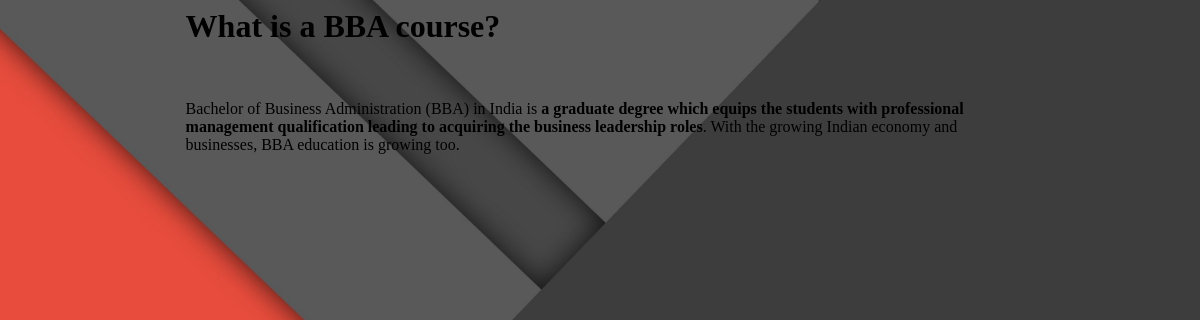
/ebookmaker/details.php?id=8, run on the app's committed database.
### tables this page shows
CREATE TABLE `ebook` (
  `id` int(11) NOT NULL,
  `Article_title` varchar(255) NOT NULL,
  `Article_content` text NOT NULL,
  `Date_published` timestamp NOT NULL DEFAULT current_timestamp()
);

### ebookmaker/details.php (the view, shortened to what this page needs)
<html lang="en">
<head>
    <link rel="stylesheet" href="css/style.css">
</head>
<body>
<?php
if(isset($_GET['id'])){
    require_once('config/db_connect.php');
    $auth_id = mysqli_real_escape_string($con,$_GET['id']);
    $sql = "SELECT * FROM ebook WHERE id= $auth_id";
    $execute = mysqli_query($con,$sql);
    $post = mysqli_fetch_assoc($execute);
}else{
    header('Location: index.php');
    exit();
}
?>
<div class="container">
<h1><?php echo $post['Article_title']; ?></h1>
<div class="content">
    <?php echo $post['Article_content']; ?>
</div>
</div>
</body>
</html>

### ebookmaker/css/style.css (style rules this page uses)
.container { max-width:70%; margin: 0 auto; }

### ebookmaker/details.php (style rules this page uses)
body { background-image: url('image/g.jpg'); background-repeat: no-repeat; background-attachment: fixed; background-size:cover; }

### data on the page
ebook: Article_title "What is a BBA course?", Article_content "Bachelor of Business Administration (BBA) in India is a graduate degree which equips the students with professional management qualification leading to acquiring the business leadership roles . With the growing Indian economy and businesses, BBA education is growing too."
